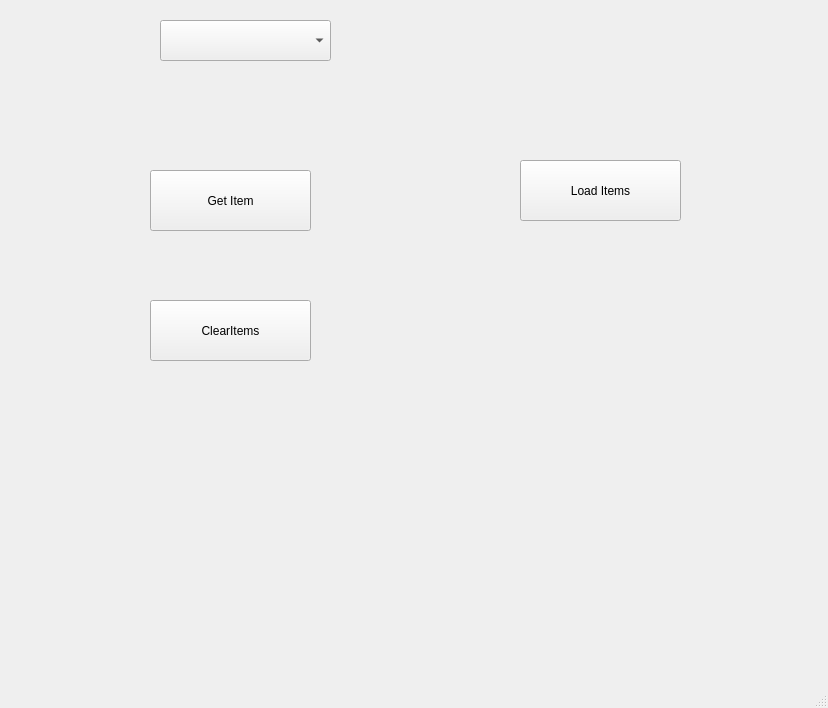
<?xml version="1.0" encoding="UTF-8"?>
<ui version="4.0">
 <class>MainWindow</class>
 <widget class="QMainWindow" name="MainWindow">
  <property name="geometry">
   <rect>
    <x>0</x>
    <y>0</y>
    <width>828</width>
    <height>708</height>
   </rect>
  </property>
  <property name="windowTitle">
   <string>MainWindow</string>
  </property>
  <widget class="QWidget" name="centralwidget">
   <widget class="QComboBox" name="cbSehirler">
    <property name="geometry">
     <rect>
      <x>160</x>
      <y>20</y>
      <width>171</width>
      <height>41</height>
     </rect>
    </property>
   </widget>
   <widget class="QPushButton" name="btnGetItem">
    <property name="geometry">
     <rect>
      <x>150</x>
      <y>170</y>
      <width>161</width>
      <height>61</height>
     </rect>
    </property>
    <property name="text">
     <string>Get Item</string>
    </property>
   </widget>
   <widget class="QPushButton" name="btnLoadItems">
    <property name="geometry">
     <rect>
      <x>520</x>
      <y>160</y>
      <width>161</width>
      <height>61</height>
     </rect>
    </property>
    <property name="text">
     <string>Load Items</string>
    </property>
   </widget>
   <widget class="QLabel" name="lblResult">
    <property name="geometry">
     <rect>
      <x>520</x>
      <y>10</y>
      <width>181</width>
      <height>121</height>
     </rect>
    </property>
    <property name="text">
     <string/>
    </property>
   </widget>
   <widget class="QPushButton" name="btnClearItems">
    <property name="geometry">
     <rect>
      <x>150</x>
      <y>300</y>
      <width>161</width>
      <height>61</height>
     </rect>
    </property>
    <property name="text">
     <string>ClearItems</string>
    </property>
   </widget>
  </widget>
  <widget class="QMenuBar" name="menubar">
   <property name="geometry">
    <rect>
     <x>0</x>
     <y>0</y>
     <width>828</width>
     <height>26</height>
    </rect>
   </property>
  </widget>
  <widget class="QStatusBar" name="statusbar"/>
 </widget>
 <resources/>
 <connections/>
</ui>
